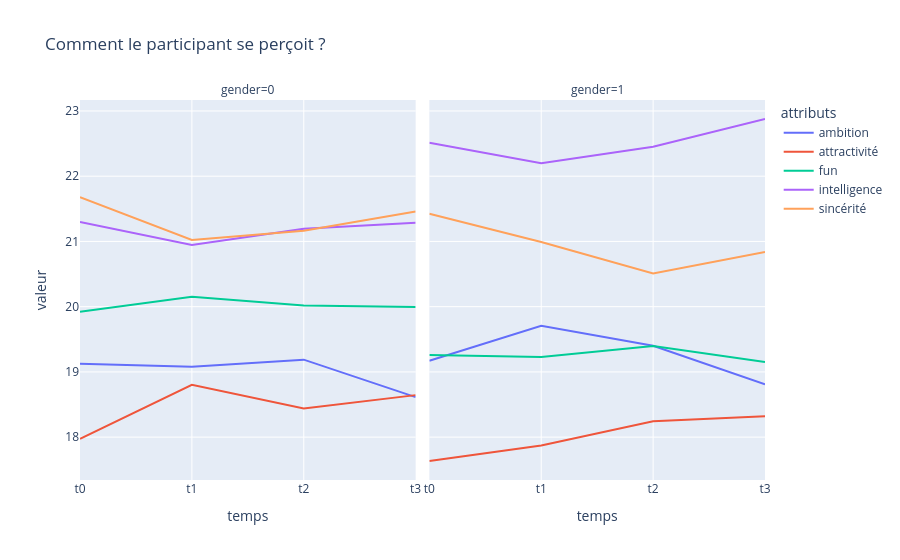

The notebook cell saved with this chart:
### Code cell
# Comparer les 6 attributs à travers les différents temps par homme et femme.
# Q4 : Comment le participant se perçoit ?

map_col_q4 = {
    "attr3_1": ("t0", "attractivité"), "attr3_s": ("t1", "attractivité"), "attr3_2": ("t2", "attractivité"), "attr3_3": ("t3", "attractivité"),
    "sinc3_1": ("t0", "sincérité"), "sinc3_s": ("t1", "sincérité"), "sinc3_2": ("t2", "sincérité"), "sinc3_3": ("t3", "sincérité"),
    "intel3_1": ("t0", "intelligence"), "intel3_s": ("t1", "intelligence"), "intel3_2": ("t2", "intelligence"), "intel3_3": ("t3", "intelligence"),
    "fun3_1": ("t0", "fun"),"fun3_s": ("t1", "fun"), "fun3_2": ("t2", "fun"), "fun3_3": ("t3", "fun"),
    "amb3_1": ("t0", "ambition"), "amb3_s": ("t1", "ambition"), "amb3_2": ("t2", "ambition"), "amb3_3": ("t3", "ambition")
}

col_q4 = ["gender"] + list(map_col_q4.keys())

df_q4 = df1[col_q4].copy()
# df_q1
df_q4_long = df_q4.melt(id_vars=["gender"], var_name="colonne", value_name="valeur")
df_q4_long["temps"] = df_q4_long["colonne"].map(lambda x: map_col_q4[x][0])
df_q4_long["attributs"] = df_q4_long["colonne"].map(lambda x: map_col_q4[x][1])

df_moy_q4 = df_q4_long.groupby(['gender', 'temps', 'attributs'])['valeur'].mean().reset_index()
# df_moyennes
fig4 = px.line(df_moy_q4, x="temps", y="valeur", color="attributs", facet_col="gender", title="Comment le participant se perçoit ?")
fig4.show()

### Figure 1 — Plotly figure (JSON) as saved in the notebook; plotly's stock layout.template omitted (floating-point values rounded to 4 significant figures)
{"data": [{"hovertemplate": "attributs=ambition<br>gender=0<br>temps=%{x}<br>valeur=%{y}<extra></extra>", "legendgroup": "ambition", "line": {"color": "#636efa", "dash": "solid"}, "marker": {"symbol": "circle"}, "mode": "lines", "name": "ambition", "orientation": "v", "showlegend": true, "type": "scatter", "x": ["t0", "t1", "t2", "t3"], "xaxis": "x", "y": [19.13, 19.08, 19.19, 18.61], "yaxis": "y"}, {"hovertemplate": "attributs=ambition<br>gender=1<br>temps=%{x}<br>valeur=%{y}<extra></extra>", "legendgroup": "ambition", "line": {"color": "#636efa", "dash": "solid"}, "marker": {"symbol": "circle"}, "mode": "lines", "name": "ambition", "orientation": "v", "showlegend": false, "type": "scatter", "x": ["t0", "t1", "t2", "t3"], "xaxis": "x2", "y": [19.17, 19.71, 19.4, 18.81], "yaxis": "y2"}, {"hovertemplate": "attributs=attractivité<br>gender=0<br>temps=%{x}<br>valeur=%{y}<extra></extra>", "legendgroup": "attractivité", "line": {"color": "#EF553B", "dash": "solid"}, "marker": {"symbol": "circle"}, "mode": "lines", "name": "attractivité", "orientation": "v", "showlegend": true, "type": "scatter", "x": ["t0", "t1", "t2", "t3"], "xaxis": "x", "y": [17.97, 18.8, 18.44, 18.64], "yaxis": "y"}, {"hovertemplate": "attributs=attractivité<br>gender=1<br>temps=%{x}<br>valeur=%{y}<extra></extra>", "legendgroup": "attractivité", "line": {"color": "#EF553B", "dash": "solid"}, "marker": {"symbol": "circle"}, "mode": "lines", "name": "attractivité", "orientation": "v", "showlegend": false, "type": "scatter", "x": ["t0", "t1", "t2", "t3"], "xaxis": "x2", "y": [17.63, 17.87, 18.24, 18.32], "yaxis": "y2"}, {"hovertemplate": "attributs=fun<br>gender=0<br>temps=%{x}<br>valeur=%{y}<extra></extra>", "legendgroup": "fun", "line": {"color": "#00cc96", "dash": "solid"}, "marker": {"symbol": "circle"}, "mode": "lines", "name": "fun", "orientation": "v", "showlegend": true, "type": "scatter", "x": ["t0", "t1", "t2", "t3"], "xaxis": "x", "y": [19.92, 20.15, 20.02, 19.99], "yaxis": "y"}, {"hovertemplate": "attributs=fun<br>gender=1<br>temps=%{x}<br>valeur=%{y}<extra></extra>", "legendgroup": "fun", "line": {"color": "#00cc96", "dash": "solid"}, "marker": {"symbol": "circle"}, "mode": "lines", "name": "fun", "orientation": "v", "showlegend": false, "type": "scatter", "x": ["t0", "t1", "t2", "t3"], "xaxis": "x2", "y": [19.26, 19.23, 19.4, 19.15], "yaxis": "y2"}, {"hovertemplate": "attributs=intelligence<br>gender=0<br>temps=%{x}<br>valeur=%{y}<extra></extra>", "legendgroup": "intelligence", "line": {"color": "#ab63fa", "dash": "solid"}, "marker": {"symbol": "circle"}, "mode": "lines", "name": "intelligence", "orientation": "v", "showlegend": true, "type": "scatter", "x": ["t0", "t1", "t2", "t3"], "xaxis": "x", "y": [21.3, 20.94, 21.19, 21.29], "yaxis": "y"}, {"hovertemplate": "attributs=intelligence<br>gender=1<br>temps=%{x}<br>valeur=%{y}<extra></extra>", "legendgroup": "intelligence", "line": {"color": "#ab63fa", "dash": "solid"}, "marker": {"symbol": "circle"}, "mode": "lines", "name": "intelligence", "orientation": "v", "showlegend": false, "type": "scatter", "x": ["t0", "t1", "t2", "t3"], "xaxis": "x2", "y": [22.51, 22.2, 22.45, 22.88], "yaxis": "y2"}, {"hovertemplate": "attributs=sincérité<br>gender=0<br>temps=%{x}<br>valeur=%{y}<extra></extra>", "legendgroup": "sincérité", "line": {"color": "#FFA15A", "dash": "solid"}, "marker": {"symbol": "circle"}, "mode": "lines", "name": "sincérité", "orientation": "v", "showlegend": true, "type": "scatter", "x": ["t0", "t1", "t2", "t3"], "xaxis": "x", "y": [21.68, 21.02, 21.16, 21.46], "yaxis": "y"}, {"hovertemplate": "attributs=sincérité<br>gender=1<br>temps=%{x}<br>valeur=%{y}<extra></extra>", "legendgroup": "sincérité", "line": {"color": "#FFA15A", "dash": "solid"}, "marker": {"symbol": "circle"}, "mode": "lines", "name": "sincérité", "orientation": "v", "showlegend": false, "type": "scatter", "x": ["t0", "t1", "t2", "t3"], "xaxis": "x2", "y": [21.42, 20.99, 20.51, 20.84], "yaxis": "y2"}], "layout": {"annotations": [{"font": {}, "showarrow": false, "text": "gender=0", "x": 0.245, "xanchor": "center", "xref": "paper", "y": 1, "yanchor": "bottom", "yref": "paper"}, {"font": {}, "showarrow": false, "text": "gender=1", "x": 0.755, "xanchor": "center", "xref": "paper", "y": 1, "yanchor": "bottom", "yref": "paper"}], "legend": {"title": {"text": "attributs"}, "tracegroupgap": 0}, "title": {"text": "Comment le participant se perçoit ?"}, "xaxis": {"anchor": "y", "domain": [0, 0.49], "title": {"text": "temps"}}, "xaxis2": {"anchor": "y2", "domain": [0.51, 1], "matches": "x", "title": {"text": "temps"}}, "yaxis": {"anchor": "x", "domain": [0, 1], "title": {"text": "valeur"}}, "yaxis2": {"anchor": "x2", "domain": [0, 1], "matches": "y", "showticklabels": false}}}
